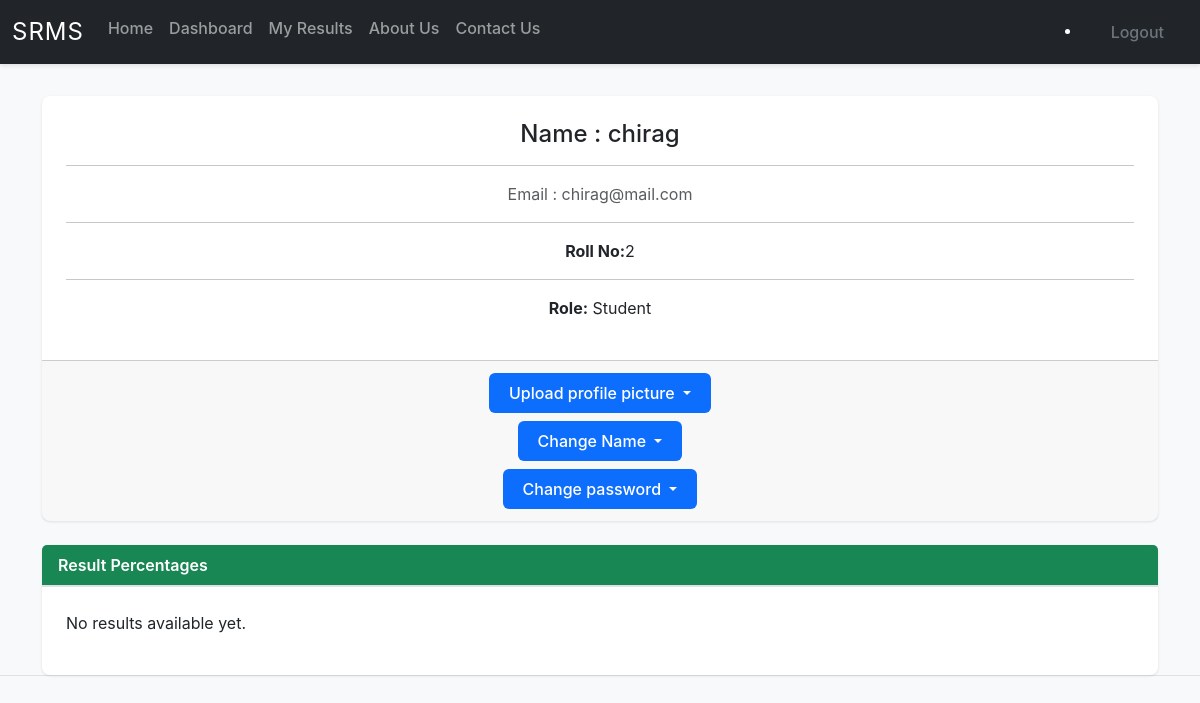
Page /dashboard (signed in) on the earlier database version.
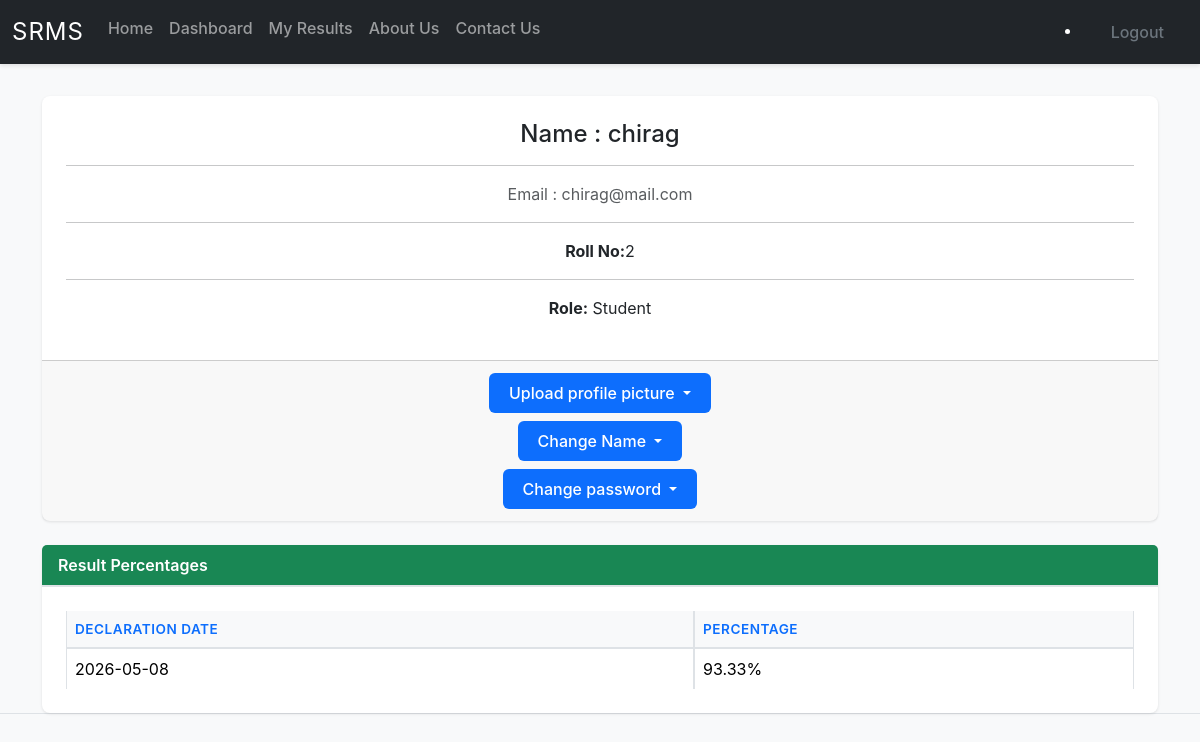
Same page on the later database version.
### models.py (models this page shows)
class BaseClass(Model):
    class Meta:
        database = db

class Result(BaseClass):
    student = ForeignKeyField(User, backref='student')
    declaration_date = CharField()

### main.py (the view, shortened to what this page needs)
@app.route('/dashboard', methods=['GET', 'POST'])
@login_required
@student_access
def dashboard():
    sid = session["user_id"]
    student = User.get_or_none(User.id == sid)
    results = show_result(sid)
    if not student:
        flash("This student does not exist", "danger")
        return redirect(url_for('dashboard'))
    percentage = 0
    for entry in results:
        total_obtained = sum(float(item.mark_obtain) for item in entry.result)
        total_max = sum(float(item.total_mark) for item in entry.result)
        percentage = round((total_obtained / total_max * 100) if total_max > 0 else 0, 2)
    return render_template("student/dashboard.html", student=student, percentage=percentage, result=results)

### main.py (called while the page is built)
def login_required(func):
    @wraps(func)
    def wrapper(*args, **kwargs):
        if "user_id" not in session:
            flash('Login Required', 'danger')
            return redirect(url_for("login"))
        return func(*args, **kwargs)
    return wrapper

def student_access(func):
    @wraps(func)
    def wrapper(*args, **kwargs):
        if session['role'] != 'student':
            return redirect(url_for("admin"))
        return func(*args, **kwargs)
    return wrapper

### management/result.py (called while the page is built)
def show_result(student_id):
    student = User.get_by_id(student_id)
    results = Result.select().where(Result.student == student)
    return results

### templates/student/dashboard.html (shortened to what this page needs)
{% extends "base.html" %}  {% block content %}
<div class="container">
  <div class="card mb-4 shadow-sm">
    <div class="card-body text-center">
      <h4 class="card-title">Name : {{ student.name }}</h4>
      <hr />
      <p class="card-text text-muted">Email : {{ student.email }}</p>
      <hr />
      <p><strong>Roll No:</strong>{{ student.roll_no }}</p>
      <hr />
      <p><strong>Role:</strong> {{ student.role | capitalize }}</p>
    </div>
    <div class="card-footer text-center">
      <div class="dropdown">
        <button
          type="button"
          class="btn btn-primary dropdown-toggle m-1"
          data-bs-toggle="dropdown"
          aria-expanded="false"
          data-bs-auto-close="outside"
        >
          Upload profile picture
        </button>
      </div>
      <div class="dropdown">
        <button
          type="button"
          class="btn btn-primary dropdown-toggle m-1"
          data-bs-toggle="dropdown"
          aria-expanded="false"
          data-bs-auto-close="outside"
        >
          Change Name
        </button>
      </div>
      <div class="dropdown">
        <button
          type="button"
          class="btn btn-primary dropdown-toggle m-1"
          data-bs-toggle="dropdown"
          aria-expanded="false"
          data-bs-auto-close="outside"
        >
          Change password
        </button>
      </div>
    </div>
  </div>
  <div class="card">
    <div class="card-header bg-success text-white">Result Percentages</div>
    <div class="card-body">
      {% if percentage %}
      <table class="table table-bordered">
        <thead>
          <tr>
            <th>Declaration Date</th>
            <th>Percentage</th>
          </tr>
        </thead>
        <tbody>
          <tr>
            {% for res in result %}
            <td>{{ res.declaration_date }}</td>
            {% endfor %}
            <td>{{ percentage }}%</td>
          </tr>
        </tbody>
      </table>
      {% else %}
      <p>No results available yet.</p>
      {% endif %}
    </div>
  </div>
</div>
{% endblock content %}

Differences in the rows shown:
added Result: declaration_date "2026-05-08"
Other differences:
{{ percentage }}: (not shown) → "93.33"
text no longer shown: "No results available yet."
text now shown: "DECLARATION DATE PERCENTAGE %"
